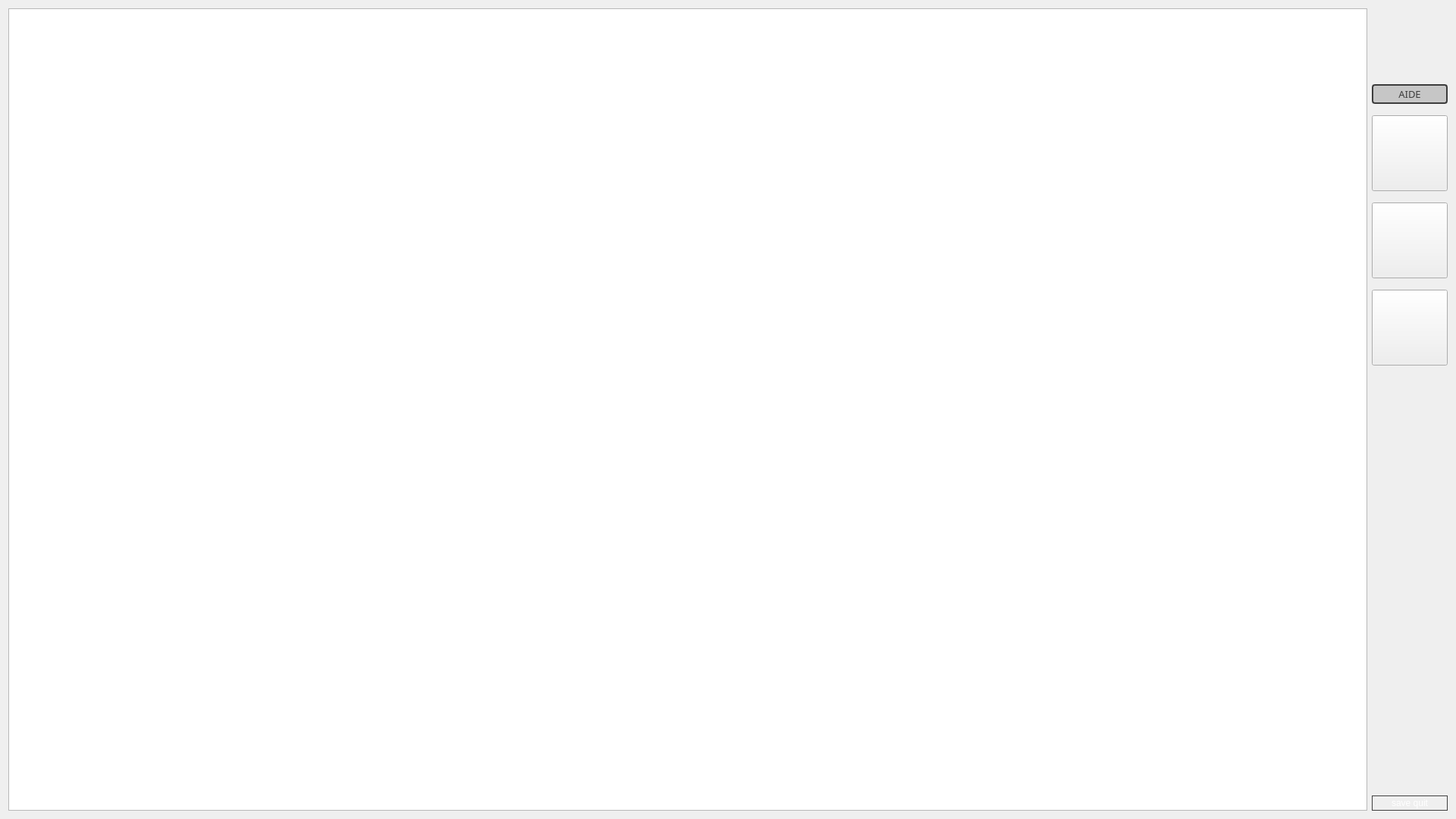
<?xml version="1.0" encoding="UTF-8"?>
<ui version="4.0">
 <class>CTRWindow</class>
 <widget class="QMainWindow" name="CTRWindow">
  <property name="geometry">
   <rect>
    <x>0</x>
    <y>0</y>
    <width>1920</width>
    <height>1080</height>
   </rect>
  </property>
  <property name="windowTitle">
   <string/>
  </property>
  <widget class="QWidget" name="centralWidget">
   <layout class="QVBoxLayout" name="verticalLayout">
    <item>
     <layout class="QHBoxLayout" name="horizontalLayout" stretch="1,0">
      <item>
       <widget class="QGraphicsView" name="graphicsView"/>
      </item>
      <item>
       <layout class="QVBoxLayout" name="verticalLayout_4">
        <property name="spacing">
         <number>15</number>
        </property>
        <property name="topMargin">
         <number>100</number>
        </property>
        <item>
         <widget class="QPushButton" name="buttonHelp">
          <property name="font">
           <font>
            <family>Mistral</family>
            <pointsize>10</pointsize>
            <weight>50</weight>
            <bold>false</bold>
           </font>
          </property>
          <property name="styleSheet">
           <string notr="true">QPushButton{
	color:#3c3c3c;
	background-color:#c6c6c6;
	border:2px solid #3c3c3c;
	padding:2px;
	border-radius:4px;
}</string>
          </property>
          <property name="text">
           <string>AIDE</string>
          </property>
         </widget>
        </item>
        <item alignment="Qt::AlignHCenter">
         <widget class="QPushButton" name="Skills">
          <property name="sizePolicy">
           <sizepolicy hsizetype="Fixed" vsizetype="Fixed">
            <horstretch>0</horstretch>
            <verstretch>0</verstretch>
           </sizepolicy>
          </property>
          <property name="minimumSize">
           <size>
            <width>100</width>
            <height>100</height>
           </size>
          </property>
          <property name="styleSheet">
           <string notr="true">QPushButton{
	border-image:url(:/icons/button/button_skill.png);
}
QPushButton::hover{
	border-image:url(:/icons/button/button_skill_h.png);
}</string>
          </property>
          <property name="text">
           <string/>
          </property>
         </widget>
        </item>
        <item alignment="Qt::AlignHCenter">
         <widget class="QPushButton" name="Gear">
          <property name="sizePolicy">
           <sizepolicy hsizetype="Fixed" vsizetype="Fixed">
            <horstretch>0</horstretch>
            <verstretch>0</verstretch>
           </sizepolicy>
          </property>
          <property name="minimumSize">
           <size>
            <width>100</width>
            <height>100</height>
           </size>
          </property>
          <property name="styleSheet">
           <string notr="true">QPushButton{
	border-image:url(:/icons/button/button_armor.png);
}
QPushButton::hover{
	border-image:url(:/icons/button/button_armor_h.png);
}</string>
          </property>
          <property name="text">
           <string/>
          </property>
         </widget>
        </item>
        <item alignment="Qt::AlignHCenter">
         <widget class="QPushButton" name="Inventory">
          <property name="sizePolicy">
           <sizepolicy hsizetype="Fixed" vsizetype="Fixed">
            <horstretch>0</horstretch>
            <verstretch>0</verstretch>
           </sizepolicy>
          </property>
          <property name="minimumSize">
           <size>
            <width>100</width>
            <height>100</height>
           </size>
          </property>
          <property name="styleSheet">
           <string notr="true">QPushButton{
	border-image:url(:/icons/button/button_bag.png);
}
QPushButton::hover{
	border-image:url(:/icons/button/button_bag_h.png);
}</string>
          </property>
          <property name="text">
           <string/>
          </property>
         </widget>
        </item>
        <item>
         <spacer name="verticalSpacer">
          <property name="orientation">
           <enum>Qt::Vertical</enum>
          </property>
          <property name="sizeHint" stdset="0">
           <size>
            <width>20</width>
            <height>40</height>
           </size>
          </property>
         </spacer>
        </item>
        <item>
         <widget class="QPushButton" name="buttonSaveGame">
          <property name="styleSheet">
           <string notr="true">QPushButton{
  padding:2px;
  border-image:url(:/graphicItems/background_itemInfo);
  color:white;
  border:1px solid #404040;
}
 

QPushButton::hover{
  background-color:#252525;
}</string>
          </property>
          <property name="text">
           <string>save quit</string>
          </property>
         </widget>
        </item>
       </layout>
      </item>
     </layout>
    </item>
   </layout>
  </widget>
 </widget>
 <layoutdefault spacing="6" margin="11"/>
 <resources/>
 <connections/>
</ui>
